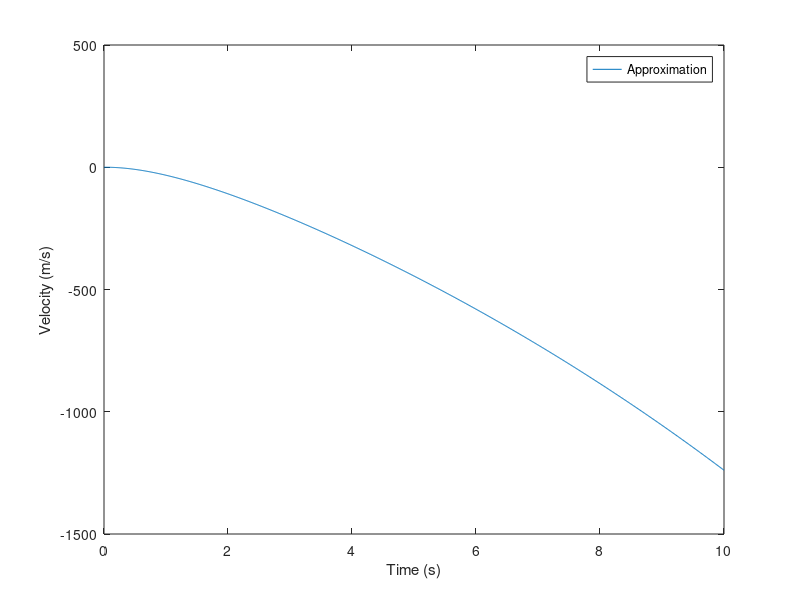

This figure's MATLAB source:
%Euler's method
grid_spacing = 0.01;
iteration  = 1000;

initial_y = 0;
initial_psi = 0;

m = 1400;
a = 1.14;
b = 1.33;
front_stiffness = 25000;
rear_stiffness = 21000;
yaw_inertia = 2420;
velocity_x = 75;
delta = 0.1;

d = ((-(front_stiffness + rear_stiffness))/(m*velocity_x));
e = ((-(a*front_stiffness-b*rear_stiffness))/(m*velocity_x))-velocity_x;
f = ((-(a*front_stiffness-b*rear_stiffness))/(yaw_inertia*velocity_x));
g = ((-(a.^2*front_stiffness+b.^2*rear_stiffness)/(yaw_inertia*velocity_x)));


%A_Matrix = [d e;f g];
B_Matrix = [(front_stiffness/m);((a*front_stiffness)/yaw_inertia)];


y = zeros(1001,1);
psi = zeros(1001,1);
time = zeros(1001,1);

time(1) = 0;
y(1)= 0;
psi(1) = 0;

for i = 1:iteration
    y(i+1) = y(i) + (grid_spacing)*(d*y(i)+e*psi(i)+B_Matrix(1,1)*delta);
    psi(i+1) = psi(i) + (grid_spacing)*(f*y(i)+g*psi(i)+B_Matrix(2,1)*delta);
    time(i+1) = time(i)+grid_spacing;
    
end

plot(time,y);
hold on
t = linspace(0, 50, 500);
%actual_plot = -13.0964*exp(-1.9745*t) + 24.4684*exp(-0.9839*t) - 11.3720;
%plot(actual_plot);

xlabel('Time (s)');
ylabel('Velocity (m/s)');
legend ('Approximation', 'Actual');

